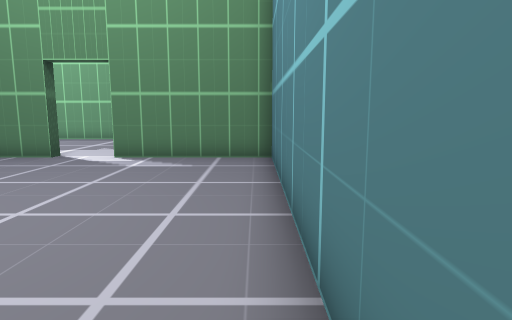
View 1 (above)

21 first-person views from a walk through a scene from a Unity 3-D project. The camera is 1.4 m above the floor, tilts 8° down and sees 75° across. The floor is counted in squares, 1 m on a side. Each view is taken from the middle of a square. On the plan, view 1 faces up. The plan holds only what a view shows up to about 15 squares ahead; the rest is blank. The place goes on beyond the plan. The player character is not drawn.

View 2
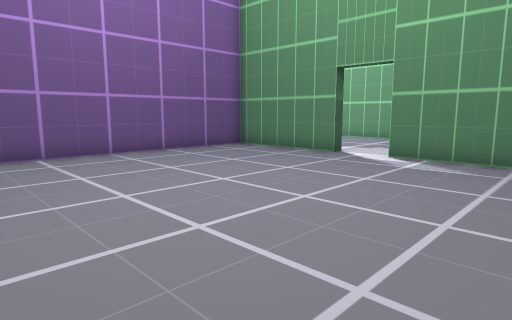

View 3
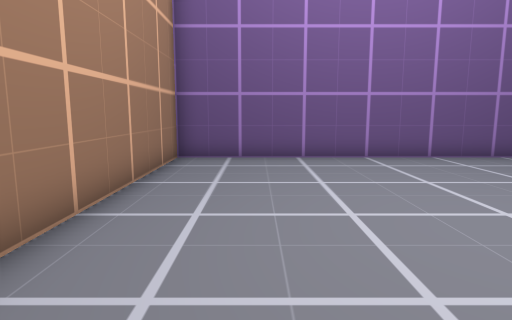

View 4
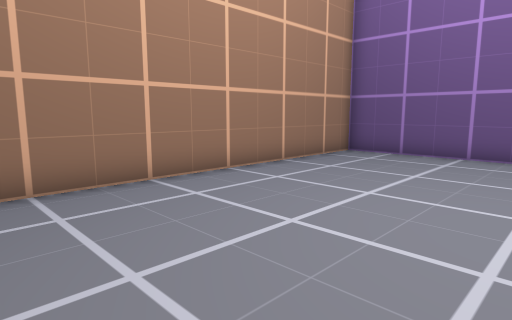

View 5
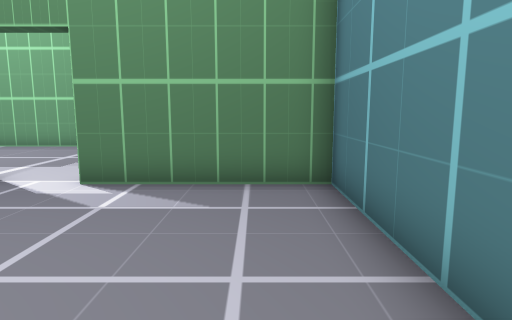

View 6
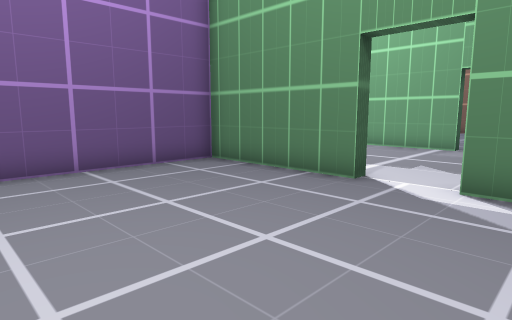

View 7
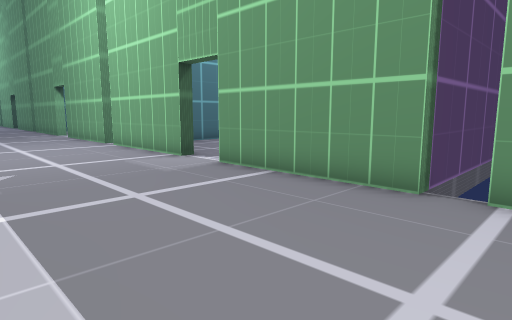

View 8
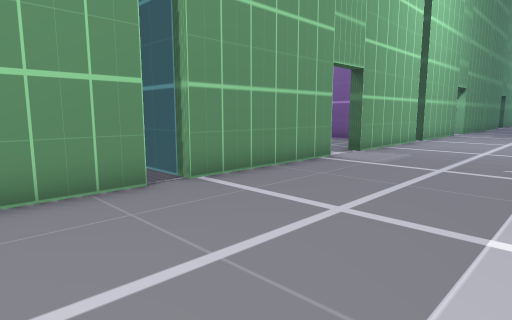

View 9
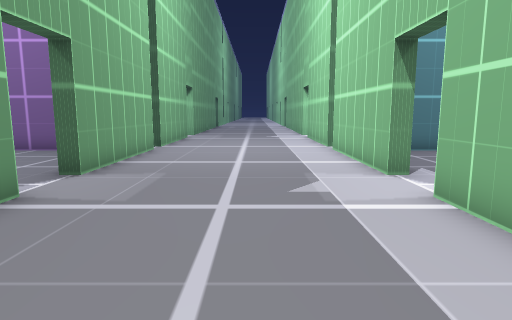

View 10
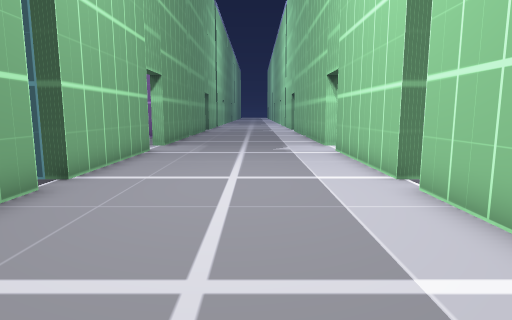

View 11
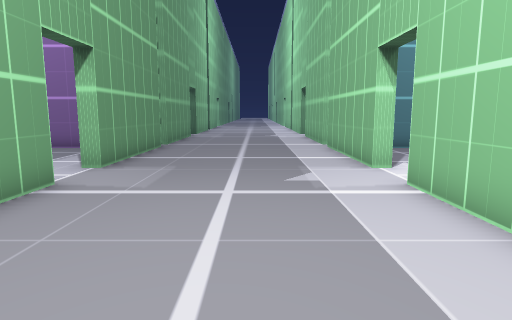

View 12
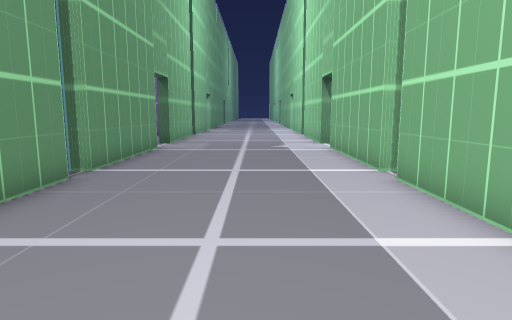

View 13
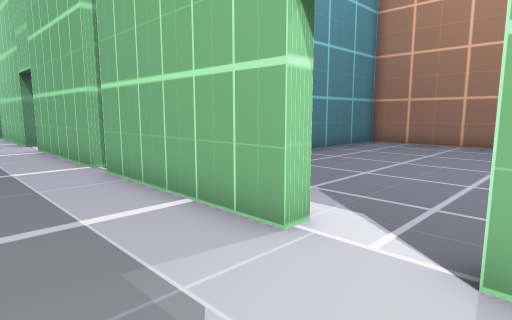

View 14
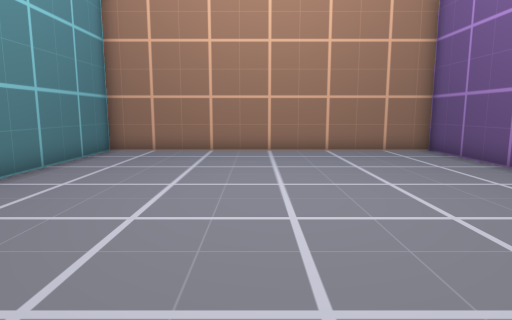

View 15
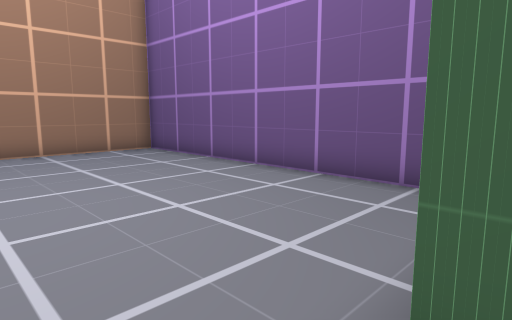

View 16
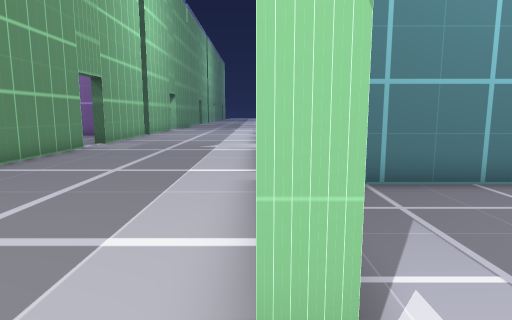

View 17
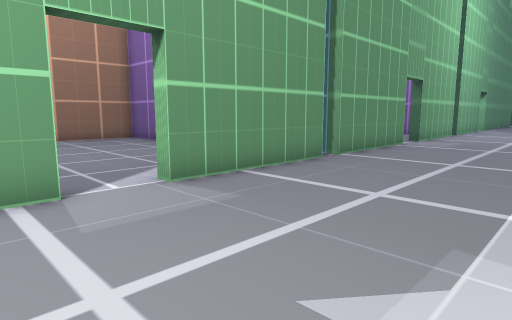

View 18
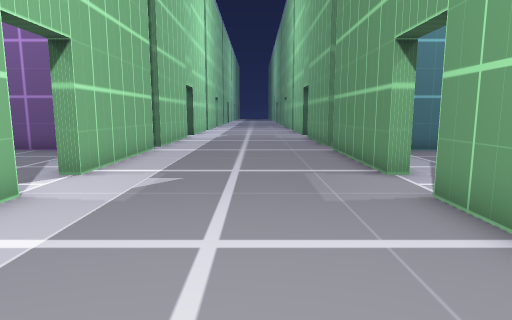

View 19
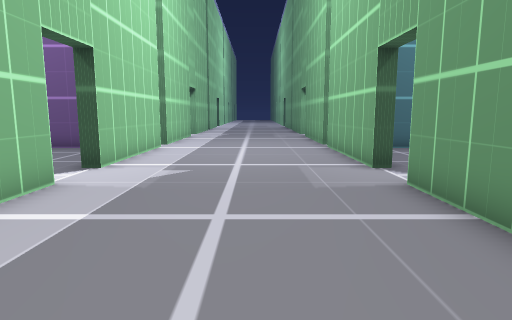

View 20
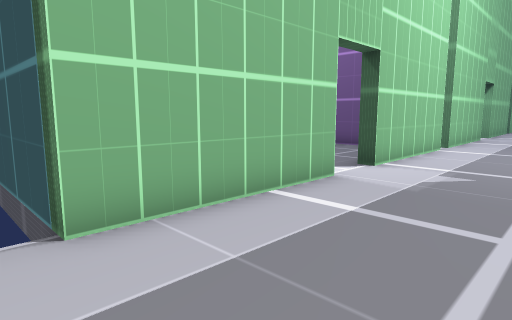

View 21
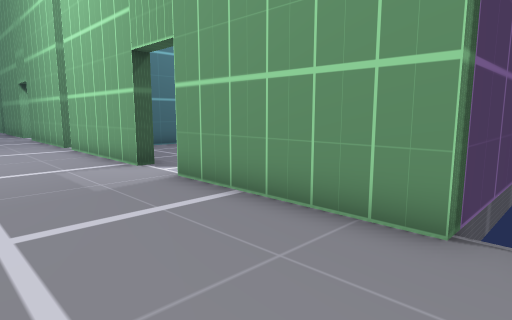

### Floor plan
Ten units are one square. View 1 is at (0, 0); x grows to the right and y downward. Boxes are objects, and circles mark ways between rooms. Rooms are numbered by the first view taken in them; rooms with no view inside come last. Other rooms are left out.
<svg viewBox="-140 -191 510 211">
<path fill="none" stroke="#000" d="M-65 -110 -65 -105 -115 -105 -115 15 -8 15M5 -5 5 -105 -45 -105M150 -180 95 -180 95 -185M95 -110 150 -110M160 -110 215 -110M75 -186 75 -180 20 -180M216 -180 160 -180M20 -110 75 -110M10 -180 -45 -180M235 -110 290 -110M-46 -110 10 -110M291 -180 235 -180 235 -185M300 -110 355 -110M-65 -186 -65 -180 -120 -180M355 -180 300 -180M-121 -110 -65 -110M-129 -180 -135 -180M-135 -110 -130 -110M235 -104 235 -110M285 -59 285 -89M165 -89 165 15 285 15 285 -39"/>
<circle cx="-55" cy="-110" r="3" fill="#2a7"/>
<circle cx="225" cy="-110" r="3" fill="#2a7"/>
<text x="-60" y="-50">1</text>
<text x="120" y="-150">2</text>
<text x="220" y="-50">3</text>
</svg>
Room 1 opens to room 2. Room 2 opens to room 3.

Where each view was taken, in squares from view 1:
view 1: 0 up, 0 right, facing up
view 2: 0 up, 0 right, facing up-left
view 3: 1 up, 1 left, facing left
view 4: 5 up, 0 right, facing down-left
view 5: 4 up, 1 left, facing up
view 6: 4 up, 3 left, facing up-left
view 7: 12 up, 3 right, facing up-left
view 8: 12 up, 2 left, facing up-right
view 9: 14 up, 2 right, facing right
view 10: 14 up, 9 right, facing right
view 11: 14 up, 15 right, facing right
view 12: 14 up, 22 right, facing right
view 13: 14 up, 21 right, facing down-right
view 14: 11 up, 23 right, facing down
view 15: 11 up, 23 right, facing down-left
view 16: 11 up, 22 right, facing right
view 17: 12 up, 20 right, facing up-right
view 18: 15 up, 15 right, facing left
view 19: 15 up, 2 right, facing left
view 20: 15 up, 2 right, facing down-left
view 21: 14 up, 2 right, facing up-left
